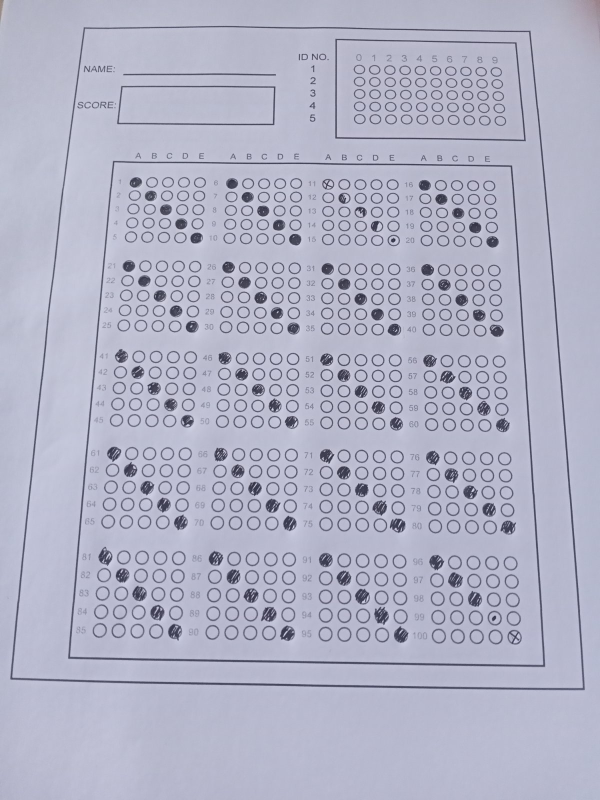
#> input picture smartscoreapp/resources/bBot.jpg, 1200 x 1600 px (shown at 1/2 size); its folder holds only this picture in this run
$ python -i utilis.py   (imports and definitions only)
#> lines starting #> are read from the running program, lines starting #| are printed output that depends on the picture
import cv2
import numpy as np
import os
import csv
import glob
from collections import Counter
# from tkinter import Tk, filedialog

# [182 lines left out: functions stackImages, rectContour, getCornerPoints, reorder, splitBoxes, splitBoxes2 and 1 more, not called in this run]

def crop_circle(image):
    """
    Crops a circular region from an image.

    Args:
        image (numpy.ndarray): The input image from which the circular region will be
            extracted. It is represented as a 2D or 3D numpy array.

    Returns:
        numpy.ndarray: The cropped image containing only the circular region. The
            result is a subsection of the original image, bounded by the smallest
            rectangle that fits the circular mask.
    """
    # Get the center and radius of the circle
    height, width = image.shape
#> height = 1600; width = 1200
    center = (width // 2, height // 2)
#> center = (600, 800)
    radius = min(center)
#> radius = 600

    # Create a mask
    mask = np.zeros((height, width), dtype=np.uint8)
    cv2.circle(mask, center, radius, (255, 255, 255), thickness=-1)
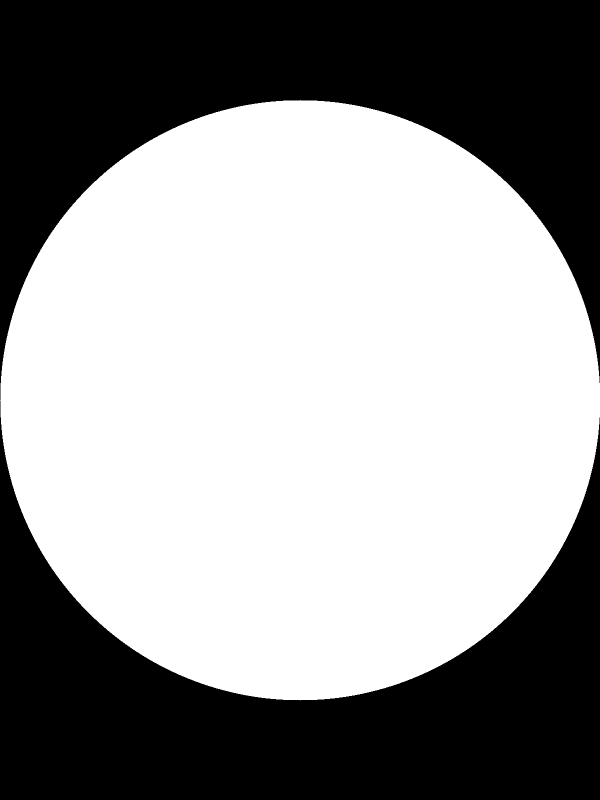
#> mask: shape (1600, 1200) (shown at 1/2 size); 58.9% white; 2 black regions

    # Bitwise AND operation to get the circular region
    result = cv2.bitwise_and(image, image, mask=mask)
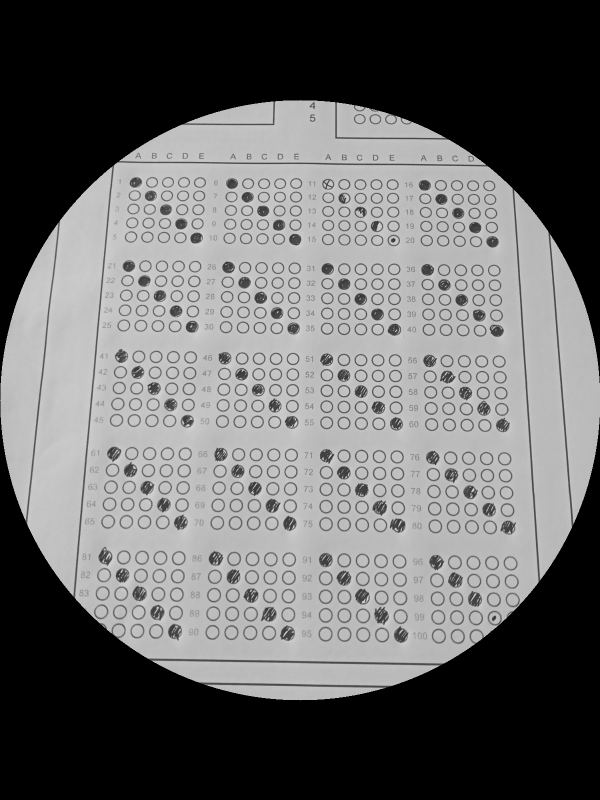
#> result: shape (1600, 1200) (shown at 1/2 size); min 0, max 234, mean 104.8

    # Find the bounding box of the circle
    contours, _ = cv2.findContours(mask, cv2.RETR_EXTERNAL, cv2.CHAIN_APPROX_SIMPLE)
    x, y, w, h = cv2.boundingRect(contours[0])
#> x = 0; y = 200; w = 1200; h = 1201

    # Crop the circular region
    cropped_circle = result[y:y+h, x:x+w]
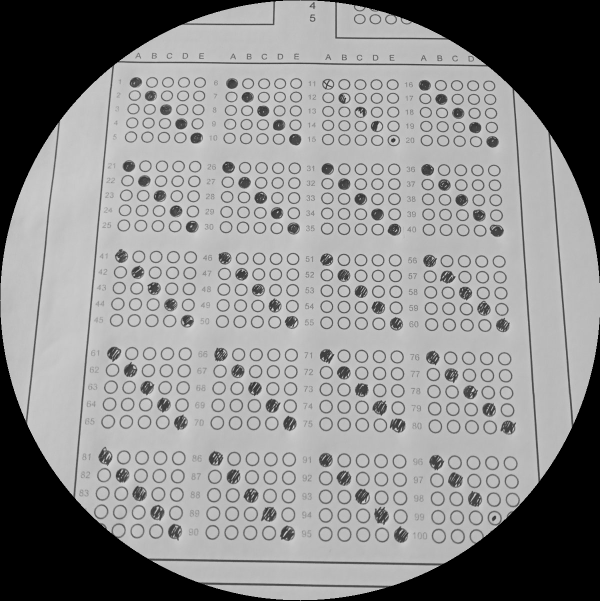
#> cropped_circle: shape (1201, 1200) (shown at 1/2 size); min 0, max 234, mean 139.6

    return cropped_circle


# [304 lines left out: functions mark_list_reshape, id_mark_list_reshape, exam_mark_list_reshape, extract_and_reshape, check_and_replace, locateAns and 5 more, not called in this run]

class InvalidStudentIDError(Exception):
    """Custom exception for invalid student ID"""
    pass

class InvalidExamIDError(Exception):
    """Custom exception for invalid exam ID"""
    pass

# [80 lines left out: functions check_student_ids, check_exam_ids, check_id_pair, not called in this run]

def string_to_int_list(s):
    return [int(char) for char in s]

def int_list_to_string(lst):
    return ''.join(str(num) for num in lst)


# [198 lines left out: functions get_image_files, create_text_file, append_to_text_file, are_strings_equal, append_to_csv, create_csv and 5 more, not called in this run]

>>> import cv2
>>> picture = cv2.imread('smartscoreapp/resources/bBot.jpg', cv2.IMREAD_GRAYSCALE)
>>> result = crop_circle(picture)

$ run again, on smartscoreapp/resources/bFront.jpg
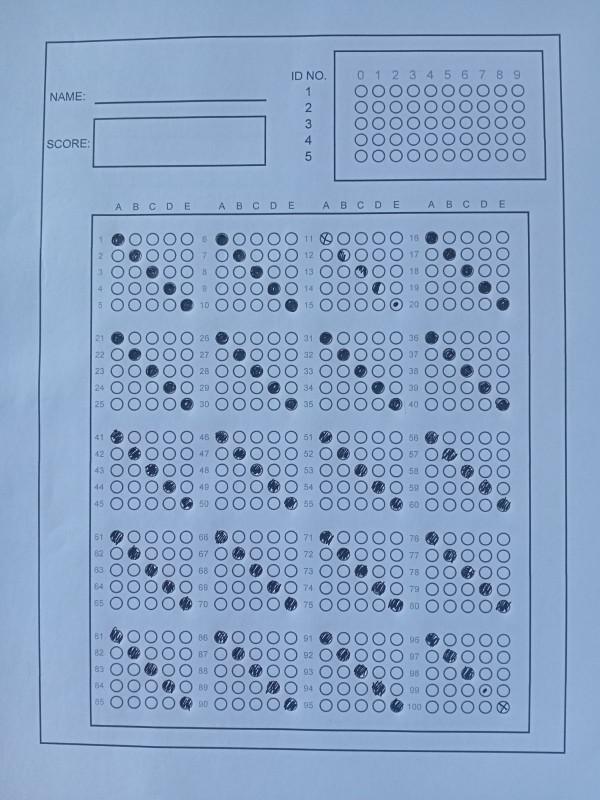
#> input picture smartscoreapp/resources/bFront.jpg, 1200 x 1600 px (shown at 1/2 size)
#> mask: shape (1600, 1200); 58.9% white; 2 black regions
#> in crop_circle, `result = cv2.bitwise_and(image, image, mask=mask)`:
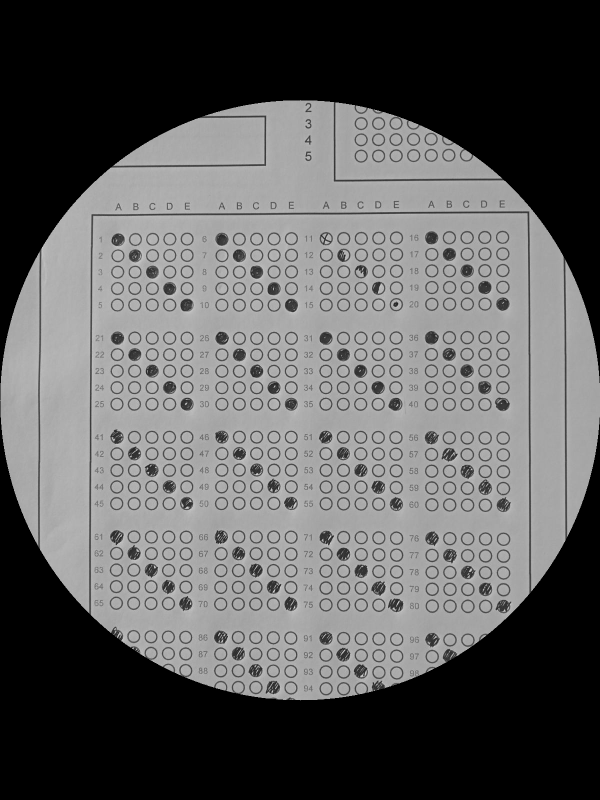
#> result: shape (1600, 1200) (shown at 1/2 size); min 0, max 237, mean 93.3
#> in crop_circle, `cropped_circle = result[y:y+h, x:x+w]`:
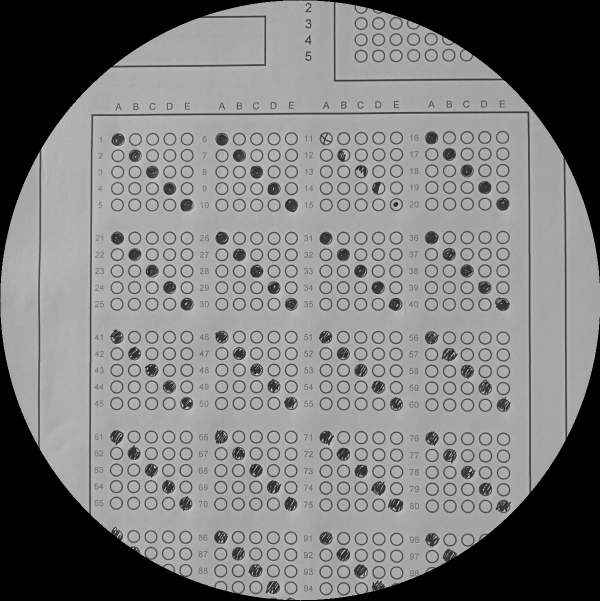
#> cropped_circle: shape (1201, 1200) (shown at 1/2 size); min 0, max 237, mean 124.3

$ run again, on smartscoreapp/resources/bLeft.jpg
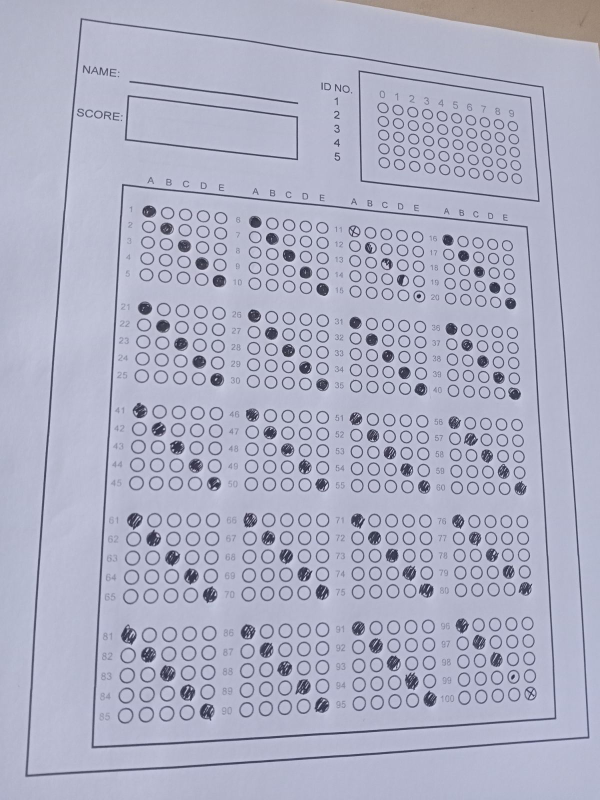
#> input picture smartscoreapp/resources/bLeft.jpg, 1200 x 1600 px (shown at 1/2 size)
#> mask: shape (1600, 1200); 58.9% white; 2 black regions
#> in crop_circle, `result = cv2.bitwise_and(image, image, mask=mask)`:
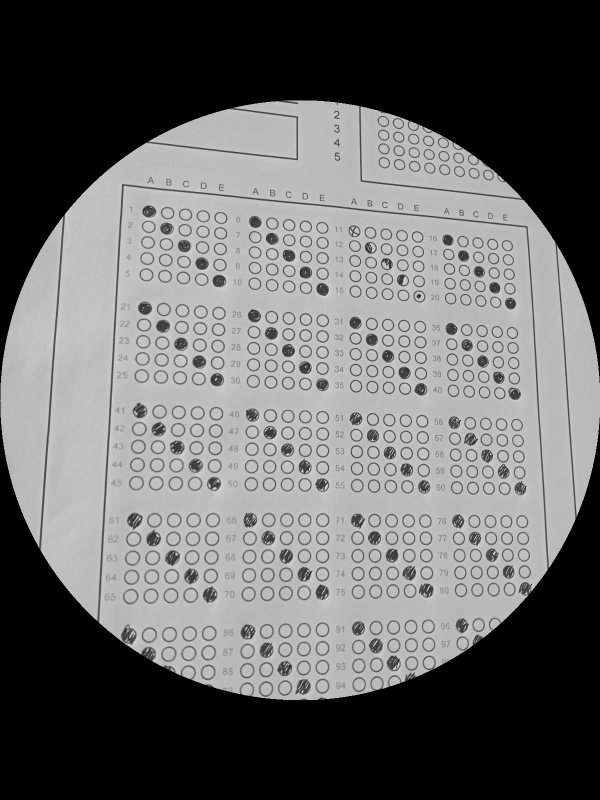
#> result: shape (1600, 1200) (shown at 1/2 size); min 0, max 239, mean 104
#> in crop_circle, `cropped_circle = result[y:y+h, x:x+w]`:
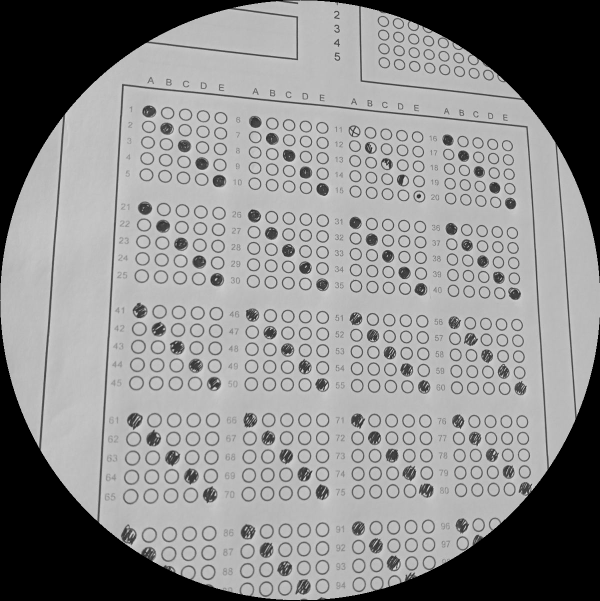
#> cropped_circle: shape (1201, 1200) (shown at 1/2 size); min 0, max 239, mean 138.6

$ run again, on smartscoreapp/resources/bRight.jpg
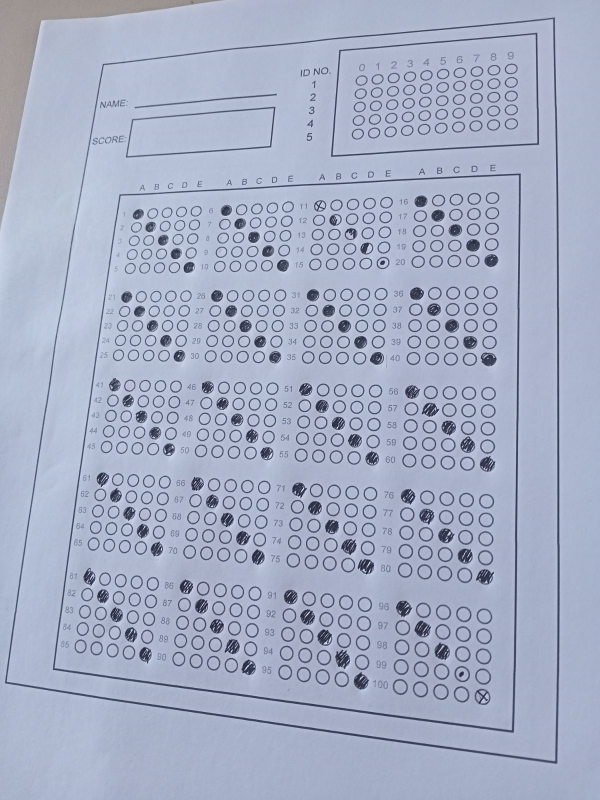
#> input picture smartscoreapp/resources/bRight.jpg, 1200 x 1600 px (shown at 1/2 size)
#> mask: shape (1600, 1200); 58.9% white; 2 black regions
#> in crop_circle, `result = cv2.bitwise_and(image, image, mask=mask)`:
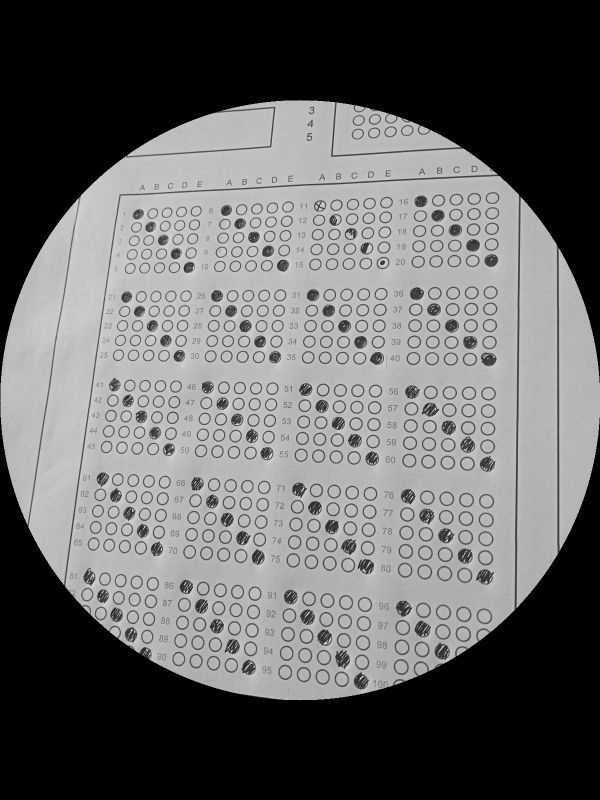
#> result: shape (1600, 1200) (shown at 1/2 size); min 0, max 253, mean 101.9
#> in crop_circle, `cropped_circle = result[y:y+h, x:x+w]`:
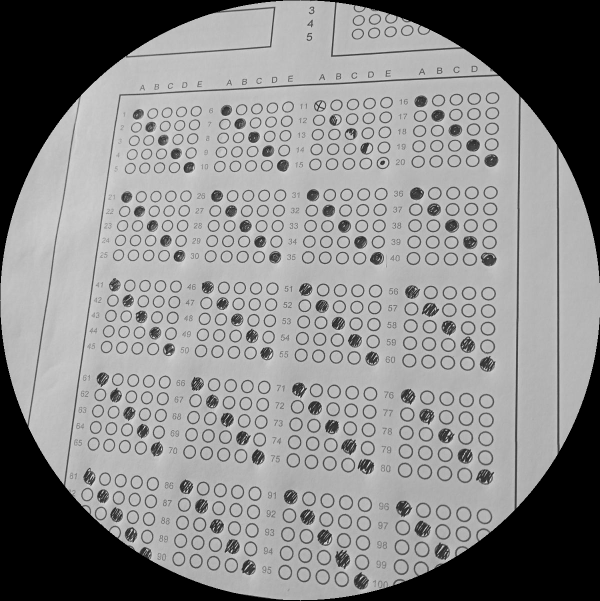
#> cropped_circle: shape (1201, 1200) (shown at 1/2 size); min 0, max 253, mean 135.7
